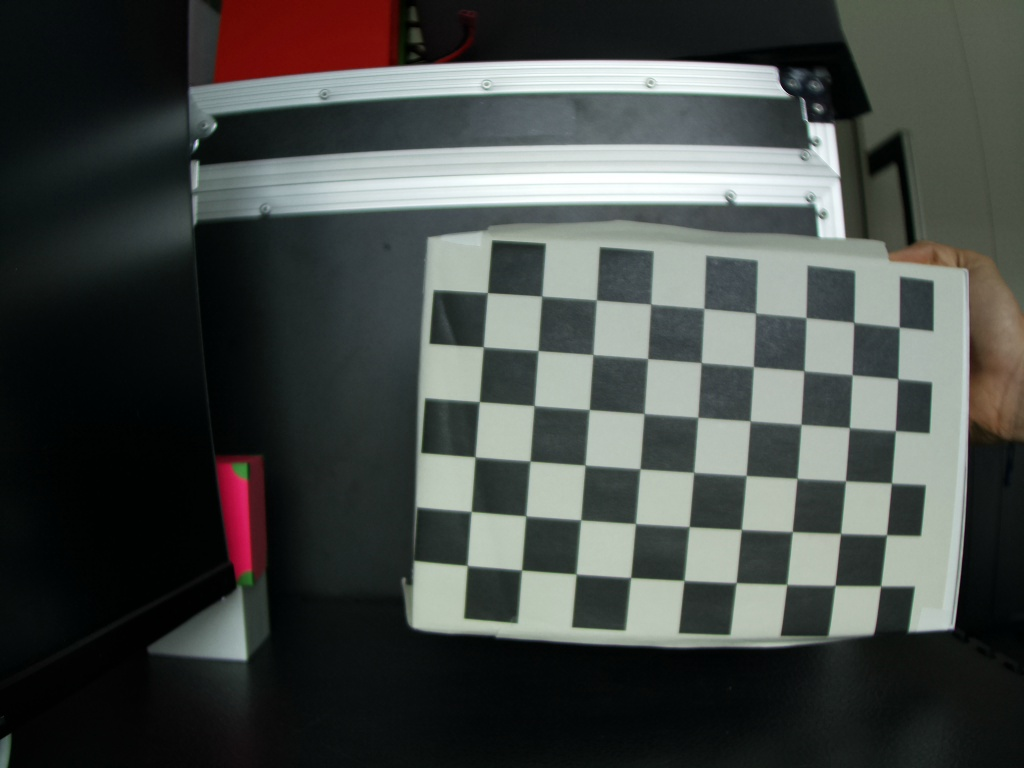
#> input picture images/img1.jpg, 1024 x 768 px; its folder holds only this picture in this run
$ python camera_calibaration.py
#> lines starting #> are read from the running program, lines starting #| are printed output that depends on the picture
import cv2 as cv
import os
import numpy as np

CHESS_BOARD_DIM = (9, 6)

SQUARE_SIZE = 25  # millimeters

criteria = (cv.TERM_CRITERIA_EPS + cv.TERM_CRITERIA_MAX_ITER, 30, 0.001)


calib_data_path = "calib_data"
CHECK_DIR = os.path.isdir(calib_data_path)


if not CHECK_DIR:
    os.makedirs(calib_data_path)
    print(f'"{calib_data_path}" Directory is created')

else:
    print(f'"{calib_data_path}" Directory already Exists.')

# prepare object points, like (0,0,0), (1,0,0), (2,0,0) ....,(6,5,0)
obj_3D = np.zeros((CHESS_BOARD_DIM[0] * CHESS_BOARD_DIM[1], 3), np.float32)

obj_3D[:, :2] = np.mgrid[0 : CHESS_BOARD_DIM[0], 0 : CHESS_BOARD_DIM[1]].T.reshape(
    -1, 2
)
obj_3D *= SQUARE_SIZE
print(obj_3D)

# Arrays to store object points and image points from all the images
obj_points_3D = []  # 3d points in real world space
img_points_2D = []  # 2d points in image plane

image_path = "images"

files = os.listdir(image_path)
for file in files:
    print(file)
    imagePath = os.path.join(image_path, file)

    image = cv.imread(imagePath)
#> image is the input picture: shape (768, 1024, 3); mean B, G, R 69.8, 72.7, 68.6
    grayScale = cv.cvtColor(image, cv.COLOR_BGR2GRAY)
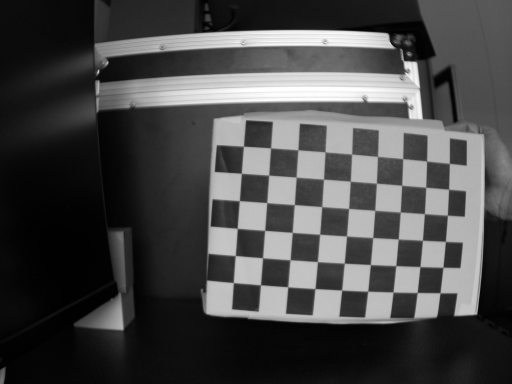
#> grayScale: shape (768, 1024) (shown at 1/2 size); min 0, max 255, mean 71.2
    ret, corners = cv.findChessboardCorners(image, CHESS_BOARD_DIM, None)
#> ret = True; corners = 54 rows, first 8: [877, 584], [835.5, 584.3], [786.1, 582.8], [736.4, 581.2], [684, 580.5], [631.4, 576.7], [576, 574.5], [522.5, 569.2]
    if ret == True:
        obj_points_3D.append(obj_3D)
        corners2 = cv.cornerSubPix(grayScale, corners, (3, 3), (-1, -1), criteria)
#> corners2 = 54 rows, first 8: [877, 584], [835.2, 585.2], [786.7, 584.3], [736.3, 582.5], [684, 580.3], [630.7, 577.4], [576, 573.8], [521.6, 569.8]
        img_points_2D.append(corners2)

        img = cv.drawChessboardCorners(image, CHESS_BOARD_DIM, corners2, ret)
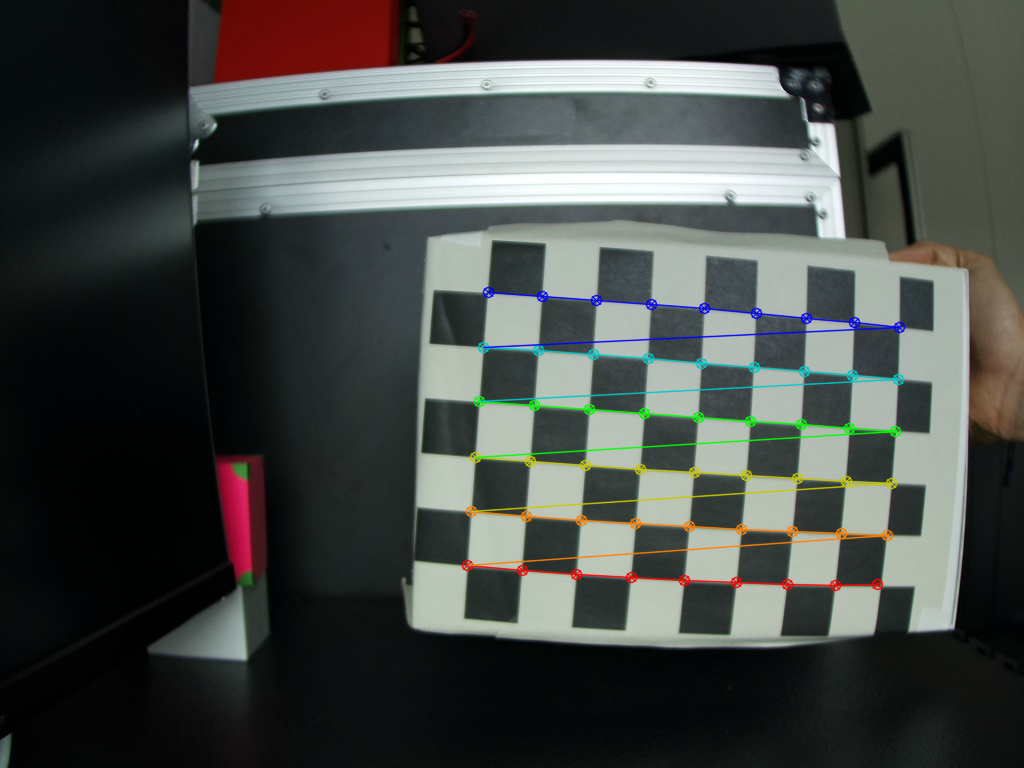
#> img: shape (768, 1024, 3); mean B, G, R 69.4, 72.8, 68.5

cv.destroyAllWindows()
#h, w = image.shape[:2]
ret, mtx, dist, rvecs, tvecs = cv.calibrateCamera(
    obj_points_3D, img_points_2D, grayScale.shape[::-1], None, None
)
#> ret = 0.285; mtx = [[763.5, 0, 540.5], [0, 762.9, 354.4], [0, 0, 1]]; dist = [[-0.391, 0.816, 0.0138, -0.0127, -1.49]]; rvecs = ([-0.0841, -0.0607, -3.07],); tvecs = ([166, 110, 331.8],)
print("calibrated")

print("creating MultiMatrix: ")
np.savez(
    f"{calib_data_path}/MultiMatrix",
    camMatrix=mtx,
    distCoef=dist,
    rVector=rvecs,
    tVector=tvecs,
)
# [4 lines of commented-out code are left out]

print("loading data stored using numpy savez function\n \n \n")

data = np.load(f"{calib_data_path}/MultiMatrix.npz")

camMatrix = data["camMatrix"]
distCof = data["distCoef"]
rVector = data["rVector"]
tVector = data["tVector"]

print("loaded calibration data successfully")

$ run again, on images/img13.jpg
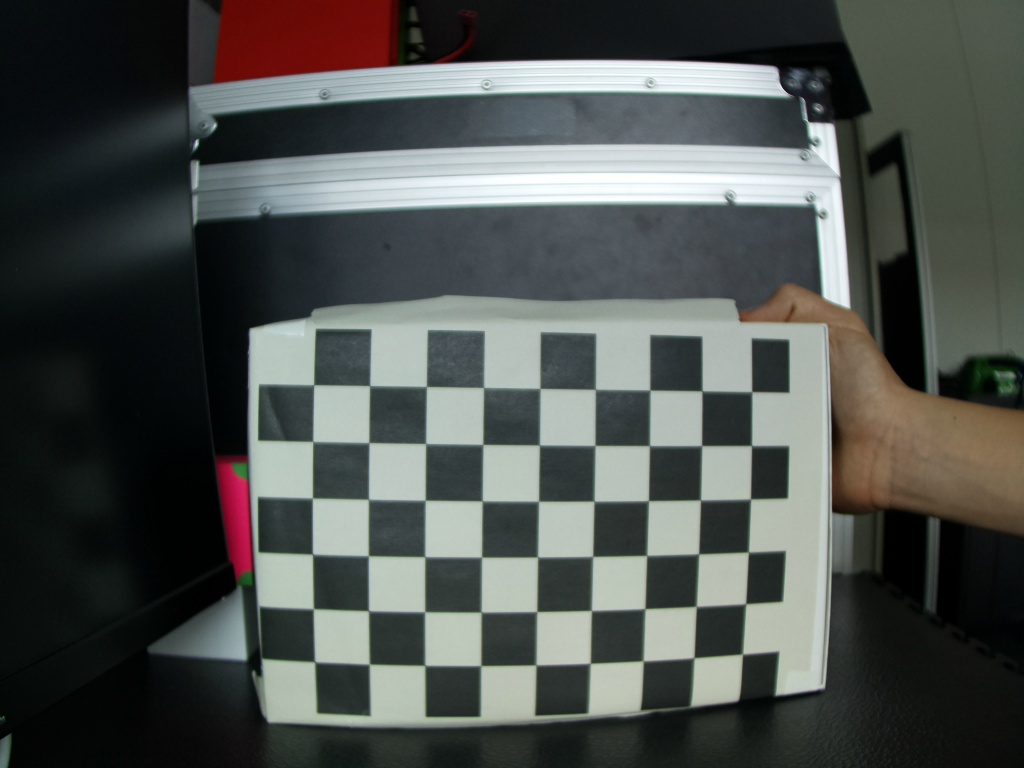
#> input picture images/img13.jpg, 1024 x 768 px
#> image is the input picture: shape (768, 1024, 3); mean B, G, R 78.1, 81.2, 77.4
#> `grayScale = cv.cvtColor(image, cv.COLOR_BGR2GRAY)`:
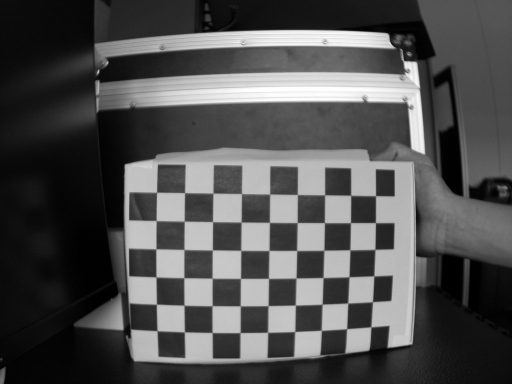
#> grayScale: shape (768, 1024) (shown at 1/2 size); min 0, max 255, mean 79.7
#> `ret, corners = cv.findChessboardCorners(image, CHESS_BOARD_DIM, None)`: ret = True; corners = 54 rows, first 8: [736, 646], [694.7, 656.6], [644.2, 662.5], [591.4, 662.6], [535.5, 665.5], [481.8, 664.6], [423.5, 664.4], [370.5, 663.3]
#> corners2 = 54 rows, first 8: [736, 646], [694.1, 657.5], [643.2, 660.7], [590.3, 663.2], [536, 664.8], [480.9, 665.5], [424.8, 665.3], [369.4, 664]
#> `img = cv.drawChessboardCorners(image, CHESS_BOARD_DIM, corners2, ret)`:
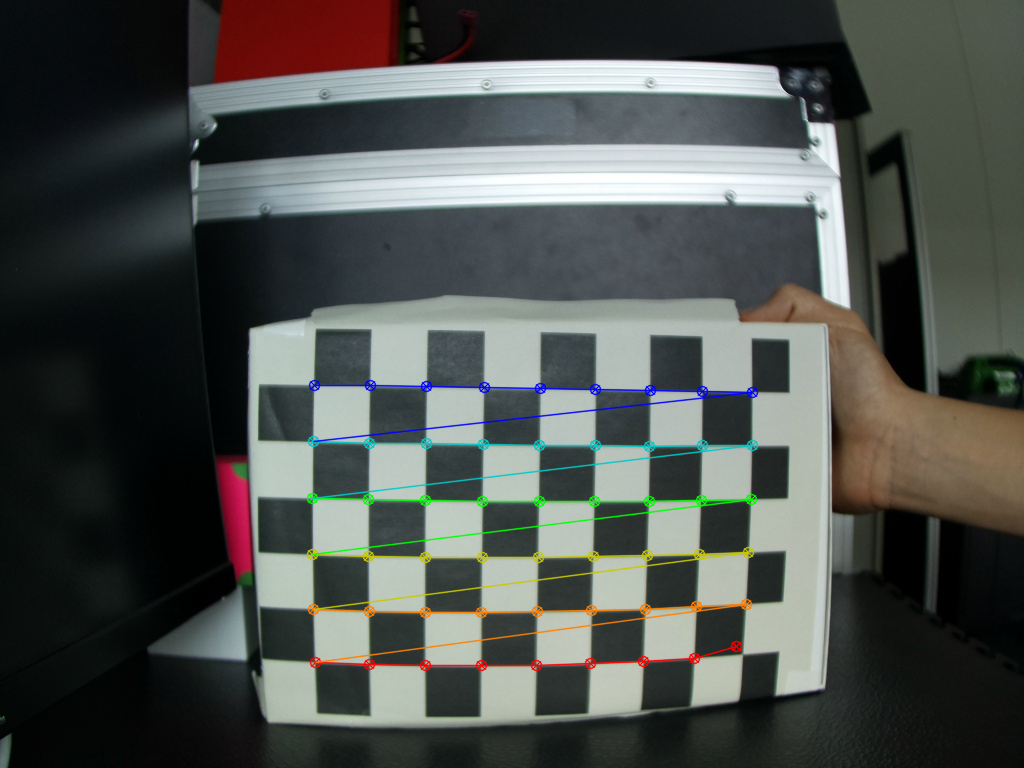
#> img: shape (768, 1024, 3); mean B, G, R 77.6, 81.3, 77.3
#> `ret, mtx, dist, rvecs, tvecs = cv.calibrateCamera( obj_points_3D, img_..`: ret = 0.47; mtx = [[480.4, 0, 494.2], [0, 481.5, 426.6], [0, 0, 1]]; dist = [[-0.243, 0.669, -0.00878, 0.00025, -0.908]]; rvecs = ([0.067, -0.0457, -3.13],); tvecs = ([118.7, 109.3, 211.9],)

$ run again, on images/img14.jpg
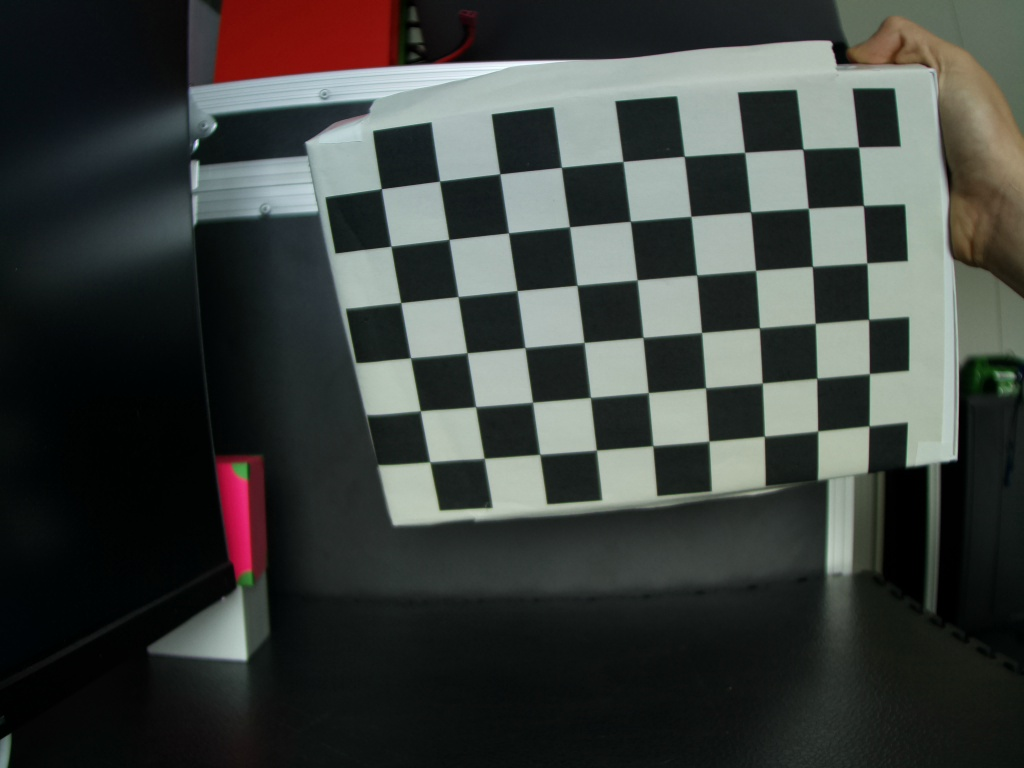
#> input picture images/img14.jpg, 1024 x 768 px
#> image is the input picture: shape (768, 1024, 3); mean B, G, R 60.8, 64, 60.1
#> `grayScale = cv.cvtColor(image, cv.COLOR_BGR2GRAY)`:
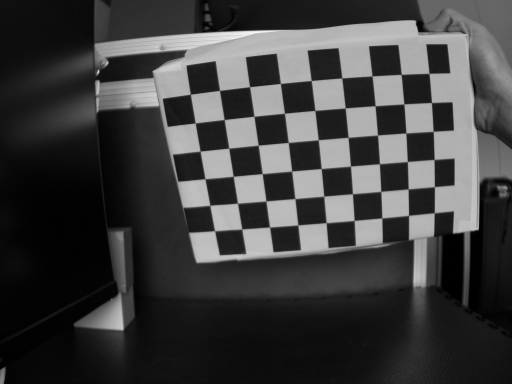
#> grayScale: shape (768, 1024) (shown at 1/2 size); min 0, max 251, mean 62.5
#> `ret, corners = cv.findChessboardCorners(image, CHESS_BOARD_DIM, None)`: ret = True; corners = 54 rows, first 8: [863, 418], [825, 423], [757, 429], [709.1, 439.6], [652.3, 443.9], [597.1, 449.1], [540.2, 453.4], [484.9, 457.3]
#> corners2 = 54 rows, first 8: [863, 418], [825.9, 423.1], [757, 429], [709, 440.9], [652.8, 445.6], [596.5, 449.9], [539.7, 454.2], [484.3, 458.1]
#> `img = cv.drawChessboardCorners(image, CHESS_BOARD_DIM, corners2, ret)`:
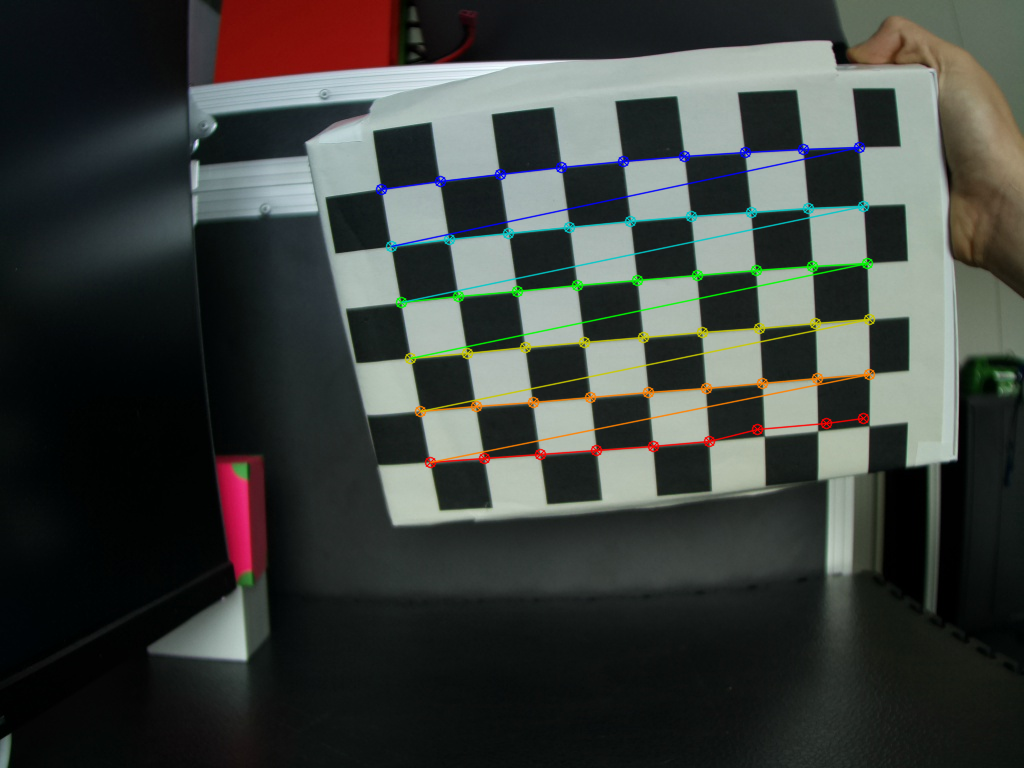
#> img: shape (768, 1024, 3); mean B, G, R 60.6, 64.3, 60.2
#> `ret, mtx, dist, rvecs, tvecs = cv.calibrateCamera( obj_points_3D, img_..`: ret = 2.12; mtx = [[1311.5, 0, 609.4], [0, 1343.9, 395], [0, 0, 1]]; dist = [[-0.851, -6.15, -0.0489, -0.0237, 58.02]]; rvecs = ([0.0744, -0.688, 2.96],); tvecs = ([118.7, 12.85, 565.1],)
